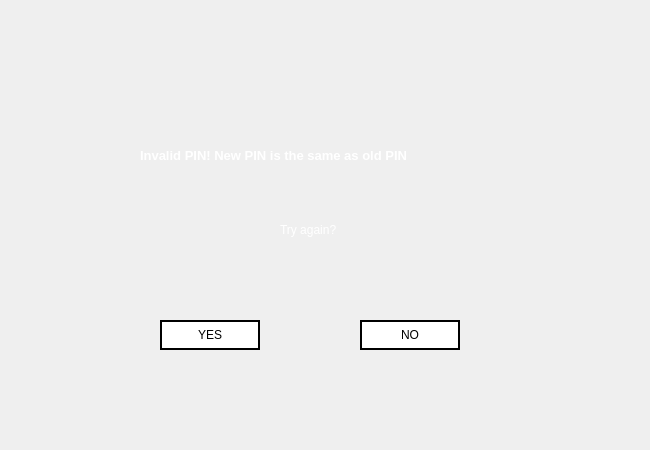
<?xml version="1.0" encoding="UTF-8"?>
<ui version="4.0">
 <class>Atm_ChangePin_Error</class>
 <widget class="QWidget" name="Atm_ChangePin_Error">
  <property name="geometry">
   <rect>
    <x>0</x>
    <y>0</y>
    <width>650</width>
    <height>450</height>
   </rect>
  </property>
  <property name="minimumSize">
   <size>
    <width>650</width>
    <height>450</height>
   </size>
  </property>
  <property name="maximumSize">
   <size>
    <width>650</width>
    <height>450</height>
   </size>
  </property>
  <property name="windowTitle">
   <string>CHANGE PIN ERROR</string>
  </property>
  <property name="styleSheet">
   <string notr="true">QPushButton{
background: transparent;
background-color: white;
border: 2px solid black;
}


QPushButton:hover{
background-color: rgb(30, 30, 30);
color: white;
}

QPushButton:pressed
{
font: bold;
}

</string>
  </property>
  <widget class="QLabel" name="label">
   <property name="geometry">
    <rect>
     <x>140</x>
     <y>120</y>
     <width>391</width>
     <height>71</height>
    </rect>
   </property>
   <property name="font">
    <font>
     <pointsize>10</pointsize>
     <weight>75</weight>
     <bold>true</bold>
    </font>
   </property>
   <property name="text">
    <string>&lt;html&gt;&lt;head/&gt;&lt;body&gt;&lt;p&gt;&lt;span style=&quot; color:#ffffff;&quot;&gt;Invalid PIN! New PIN is the same as old PIN&lt;/span&gt;&lt;/p&gt;&lt;/body&gt;&lt;/html&gt;</string>
   </property>
  </widget>
  <widget class="QLabel" name="label_2">
   <property name="geometry">
    <rect>
     <x>280</x>
     <y>210</y>
     <width>101</width>
     <height>41</height>
    </rect>
   </property>
   <property name="font">
    <font>
     <pointsize>9</pointsize>
    </font>
   </property>
   <property name="text">
    <string>&lt;html&gt;&lt;head/&gt;&lt;body&gt;&lt;p&gt;&lt;span style=&quot; color:#ffffff;&quot;&gt;Try again?&lt;/span&gt;&lt;/p&gt;&lt;/body&gt;&lt;/html&gt;</string>
   </property>
  </widget>
  <widget class="QPushButton" name="yes">
   <property name="geometry">
    <rect>
     <x>160</x>
     <y>320</y>
     <width>100</width>
     <height>30</height>
    </rect>
   </property>
   <property name="text">
    <string>YES</string>
   </property>
  </widget>
  <widget class="QPushButton" name="no">
   <property name="geometry">
    <rect>
     <x>360</x>
     <y>320</y>
     <width>100</width>
     <height>30</height>
    </rect>
   </property>
   <property name="styleSheet">
    <string notr="true">QPushButton:hover{
background-color: rgb(80, 0, 0);
color: white;
}</string>
   </property>
   <property name="text">
    <string>NO</string>
   </property>
  </widget>
  <widget class="QLabel" name="label_3">
   <property name="geometry">
    <rect>
     <x>0</x>
     <y>0</y>
     <width>650</width>
     <height>450</height>
    </rect>
   </property>
   <property name="minimumSize">
    <size>
     <width>650</width>
     <height>450</height>
    </size>
   </property>
   <property name="maximumSize">
    <size>
     <width>650</width>
     <height>450</height>
    </size>
   </property>
   <property name="styleSheet">
    <string notr="true">border-image: url(:/images/clientbgErr.png);</string>
   </property>
   <property name="text">
    <string/>
   </property>
  </widget>
  <zorder>label_3</zorder>
  <zorder>label</zorder>
  <zorder>label_2</zorder>
  <zorder>yes</zorder>
  <zorder>no</zorder>
 </widget>
 <resources>
  <include location="resource.qrc"/>
 </resources>
 <connections/>
</ui>
